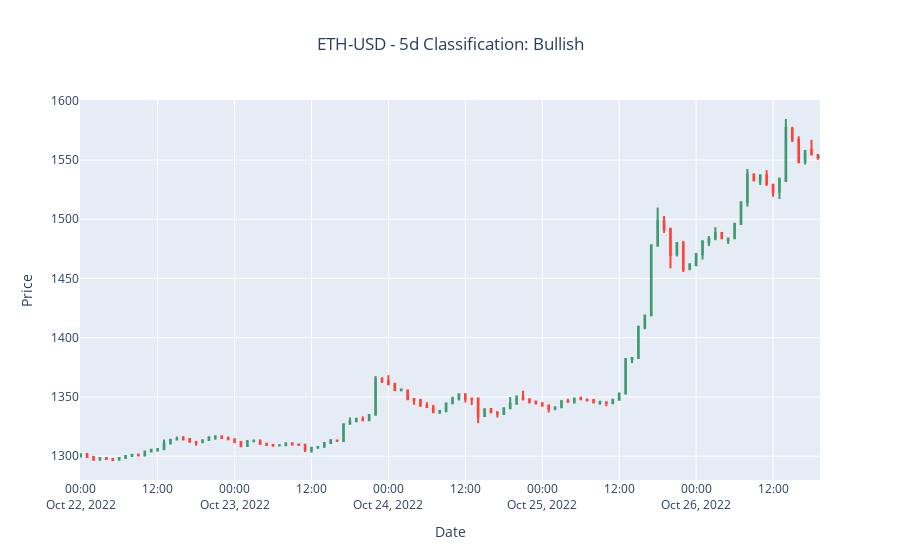

The cell this chart's notebook holds for it:
### Code cell
#Plotting a candlestick chart 

import plotly.graph_objects as go

fig = go.Figure()
fig.update_layout(
    title={
        'text': f"{symbol} - {period} Classification: {CATEGORIES[int(live_prediction[0][0])]}  ",
        'x':0.5,
        'xanchor': 'center'
    },
    xaxis_title="Date",
    yaxis_title="Price",
    xaxis_rangeslider_visible=False
)
fig.add_trace(
    go.Candlestick(
        x=df.index,
        open=df['Open'],
        high=df['High'],
        low=df['Low'],
        close=df['Close']
    )
)
fig.show()
